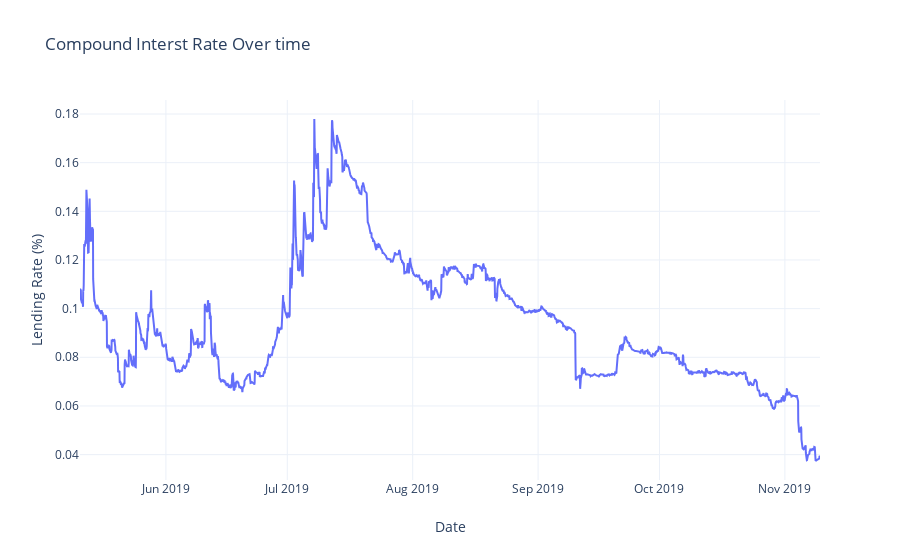

Here is the notebook cell this chart was saved with:
### Markdown cell above
Plot Intrest rate over time

### Code cell
data = [go.Scatter(
        x=interestOverTime['block_time'],
        y=interestOverTime['rate']
    )]

layout = go.Layout(
    title='Compound Interst Rate Over time',
    yaxis=dict(title='Lending Rate (%)'),
    xaxis=dict(title='Date'),
    template='plotly_white')

figure = go.Figure(data=data, layout=layout)
figure.show()

### Figure 1 — Plotly figure (JSON) as saved in the notebook; plotly's stock layout.template omitted (floating-point values rounded to 4 significant figures; data arrays with more than 128 entries replaced by an {"elided": "..."} marker saying what was removed)
{"data": [{"type": "scatter", "x": {"elided": "4378 str values"}, "y": {"elided": "4378 float values"}}], "layout": {"title": {"text": "Compound Interst Rate Over time"}, "xaxis": {"title": {"text": "Date"}}, "yaxis": {"title": {"text": "Lending Rate (%)"}}}}
